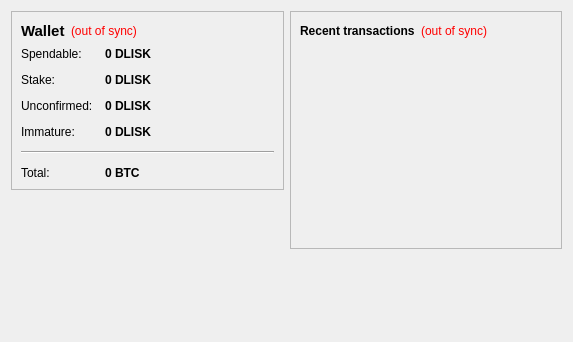
<?xml version="1.0" encoding="UTF-8"?>
<ui version="4.0">
 <class>OverviewPage</class>
 <widget class="QWidget" name="OverviewPage">
  <property name="geometry">
   <rect>
    <x>0</x>
    <y>0</y>
    <width>573</width>
    <height>342</height>
   </rect>
  </property>
  <property name="windowTitle">
   <string>Form</string>
  </property>
  <layout class="QHBoxLayout" name="horizontalLayout" stretch="1,1">
   <item>
    <layout class="QVBoxLayout" name="verticalLayout_2">
     <item>
      <widget class="QFrame" name="frame">
       <property name="frameShape">
        <enum>QFrame::StyledPanel</enum>
       </property>
       <property name="frameShadow">
        <enum>QFrame::Raised</enum>
       </property>
       <layout class="QVBoxLayout" name="verticalLayout_4">
        <item>
         <layout class="QHBoxLayout" name="horizontalLayout_4">
          <item>
           <widget class="QLabel" name="label_5">
            <property name="font">
             <font>
              <pointsize>11</pointsize>
              <weight>75</weight>
              <bold>true</bold>
             </font>
            </property>
            <property name="text">
             <string>Wallet</string>
            </property>
           </widget>
          </item>
          <item>
           <widget class="QLabel" name="labelWalletStatus">
            <property name="toolTip">
             <string>The displayed information may be out of date. Your wallet automatically synchronizes with the DarkLiskCoin network after a connection is established, but this process has not completed yet.</string>
            </property>
            <property name="styleSheet">
             <string notr="true">QLabel { color: red; }</string>
            </property>
            <property name="text">
             <string notr="true">(out of sync)</string>
            </property>
            <property name="alignment">
             <set>Qt::AlignLeading|Qt::AlignLeft|Qt::AlignVCenter</set>
            </property>
           </widget>
          </item>
          <item>
           <spacer name="horizontalSpacer_2">
            <property name="orientation">
             <enum>Qt::Horizontal</enum>
            </property>
            <property name="sizeHint" stdset="0">
             <size>
              <width>40</width>
              <height>20</height>
             </size>
            </property>
           </spacer>
          </item>
         </layout>
        </item>
        <item>
         <layout class="QFormLayout" name="formLayout_2">
          <property name="fieldGrowthPolicy">
           <enum>QFormLayout::AllNonFixedFieldsGrow</enum>
          </property>
          <property name="horizontalSpacing">
           <number>12</number>
          </property>
          <property name="verticalSpacing">
           <number>12</number>
          </property>
          <item row="0" column="0">
           <widget class="QLabel" name="label">
            <property name="text">
             <string>Spendable:</string>
            </property>
           </widget>
          </item>
          <item row="0" column="1">
           <widget class="QLabel" name="labelBalance">
            <property name="font">
             <font>
              <weight>75</weight>
              <bold>true</bold>
             </font>
            </property>
            <property name="cursor">
             <cursorShape>IBeamCursor</cursorShape>
            </property>
            <property name="toolTip">
             <string>Your current spendable balance</string>
            </property>
            <property name="text">
             <string notr="true">0 DLISK</string>
            </property>
            <property name="textInteractionFlags">
             <set>Qt::LinksAccessibleByMouse|Qt::TextSelectableByKeyboard|Qt::TextSelectableByMouse</set>
            </property>
           </widget>
          </item>
          <item row="1" column="0">
           <widget class="QLabel" name="label_6">
            <property name="text">
             <string>Stake:</string>
            </property>
           </widget>
          </item>
          <item row="1" column="1">
           <widget class="QLabel" name="labelStake">
            <property name="font">
             <font>
              <weight>75</weight>
              <bold>true</bold>
             </font>
            </property>
            <property name="cursor">
             <cursorShape>IBeamCursor</cursorShape>
            </property>
            <property name="toolTip">
             <string>Total of coins that was staked, and do not yet count toward the current balance</string>
            </property>
            <property name="text">
             <string notr="true">0 DLISK</string>
            </property>
            <property name="textInteractionFlags">
             <set>Qt::LinksAccessibleByMouse|Qt::TextSelectableByKeyboard|Qt::TextSelectableByMouse</set>
            </property>
           </widget>
          </item>
          <item row="2" column="0">
           <widget class="QLabel" name="label_3">
            <property name="text">
             <string>Unconfirmed:</string>
            </property>
           </widget>
          </item>
          <item row="2" column="1">
           <widget class="QLabel" name="labelUnconfirmed">
            <property name="font">
             <font>
              <weight>75</weight>
              <bold>true</bold>
             </font>
            </property>
            <property name="cursor">
             <cursorShape>IBeamCursor</cursorShape>
            </property>
            <property name="toolTip">
             <string>Total of transactions that have yet to be confirmed, and do not yet count toward the current balance</string>
            </property>
            <property name="text">
             <string notr="true">0 DLISK</string>
            </property>
            <property name="textInteractionFlags">
             <set>Qt::LinksAccessibleByMouse|Qt::TextSelectableByKeyboard|Qt::TextSelectableByMouse</set>
            </property>
           </widget>
          </item>
          <item row="3" column="0">
           <widget class="QLabel" name="labelImmatureText">
            <property name="text">
             <string>Immature:</string>
            </property>
           </widget>
          </item>
          <item row="3" column="1">
           <widget class="QLabel" name="labelImmature">
            <property name="font">
             <font>
              <weight>75</weight>
              <bold>true</bold>
             </font>
            </property>
            <property name="toolTip">
             <string>Mined balance that has not yet matured</string>
            </property>
            <property name="text">
             <string notr="true">0 DLISK</string>
            </property>
            <property name="textInteractionFlags">
             <set>Qt::LinksAccessibleByMouse|Qt::TextSelectableByKeyboard|Qt::TextSelectableByMouse</set>
            </property>
           </widget>
          </item>
          <item row="4" column="0" colspan="2">
           <widget class="Line" name="line">
            <property name="orientation">
             <enum>Qt::Horizontal</enum>
            </property>
           </widget>
          </item>
          <item row="5" column="0">
           <widget class="QLabel" name="labelTotalText">
            <property name="text">
             <string>Total:</string>
            </property>
           </widget>
          </item>
          <item row="5" column="1">
           <widget class="QLabel" name="labelTotal">
            <property name="font">
             <font>
              <weight>75</weight>
              <bold>true</bold>
             </font>
            </property>
            <property name="cursor">
             <cursorShape>IBeamCursor</cursorShape>
            </property>
            <property name="toolTip">
             <string>Your current total balance</string>
            </property>
            <property name="text">
             <string notr="true">0 BTC</string>
            </property>
            <property name="textInteractionFlags">
             <set>Qt::LinksAccessibleByMouse|Qt::TextSelectableByKeyboard|Qt::TextSelectableByMouse</set>
            </property>
           </widget>
          </item>
         </layout>
        </item>
       </layout>
      </widget>
     </item>
     <item>
      <spacer name="verticalSpacer">
       <property name="orientation">
        <enum>Qt::Vertical</enum>
       </property>
       <property name="sizeHint" stdset="0">
        <size>
         <width>20</width>
         <height>40</height>
        </size>
       </property>
      </spacer>
     </item>
    </layout>
   </item>
   <item>
    <layout class="QVBoxLayout" name="verticalLayout_3">
     <item>
      <widget class="QFrame" name="frame_2">
       <property name="frameShape">
        <enum>QFrame::StyledPanel</enum>
       </property>
       <property name="frameShadow">
        <enum>QFrame::Raised</enum>
       </property>
       <layout class="QVBoxLayout" name="verticalLayout">
        <item>
         <layout class="QHBoxLayout" name="horizontalLayout_2">
          <item>
           <widget class="QLabel" name="label_4">
            <property name="text">
             <string>&lt;b&gt;Recent transactions&lt;/b&gt;</string>
            </property>
           </widget>
          </item>
          <item>
           <widget class="QLabel" name="labelTransactionsStatus">
            <property name="toolTip">
             <string>The displayed information may be out of date. Your wallet automatically synchronizes with the DarkLiskCoin network after a connection is established, but this process has not completed yet.</string>
            </property>
            <property name="styleSheet">
             <string notr="true">QLabel { color: red; }</string>
            </property>
            <property name="text">
             <string notr="true">(out of sync)</string>
            </property>
            <property name="alignment">
             <set>Qt::AlignRight|Qt::AlignTrailing|Qt::AlignVCenter</set>
            </property>
           </widget>
          </item>
          <item>
           <spacer name="horizontalSpacer">
            <property name="orientation">
             <enum>Qt::Horizontal</enum>
            </property>
            <property name="sizeHint" stdset="0">
             <size>
              <width>40</width>
              <height>20</height>
             </size>
            </property>
           </spacer>
          </item>
         </layout>
        </item>
        <item>
         <widget class="QListView" name="listTransactions">
          <property name="styleSheet">
           <string notr="true">QListView { background: transparent; }</string>
          </property>
          <property name="frameShape">
           <enum>QFrame::NoFrame</enum>
          </property>
          <property name="verticalScrollBarPolicy">
           <enum>Qt::ScrollBarAlwaysOff</enum>
          </property>
          <property name="horizontalScrollBarPolicy">
           <enum>Qt::ScrollBarAlwaysOff</enum>
          </property>
          <property name="selectionMode">
           <enum>QAbstractItemView::NoSelection</enum>
          </property>
         </widget>
        </item>
       </layout>
      </widget>
     </item>
     <item>
      <spacer name="verticalSpacer_2">
       <property name="orientation">
        <enum>Qt::Vertical</enum>
       </property>
       <property name="sizeHint" stdset="0">
        <size>
         <width>20</width>
         <height>40</height>
        </size>
       </property>
      </spacer>
     </item>
    </layout>
   </item>
  </layout>
 </widget>
 <resources/>
 <connections/>
</ui>
